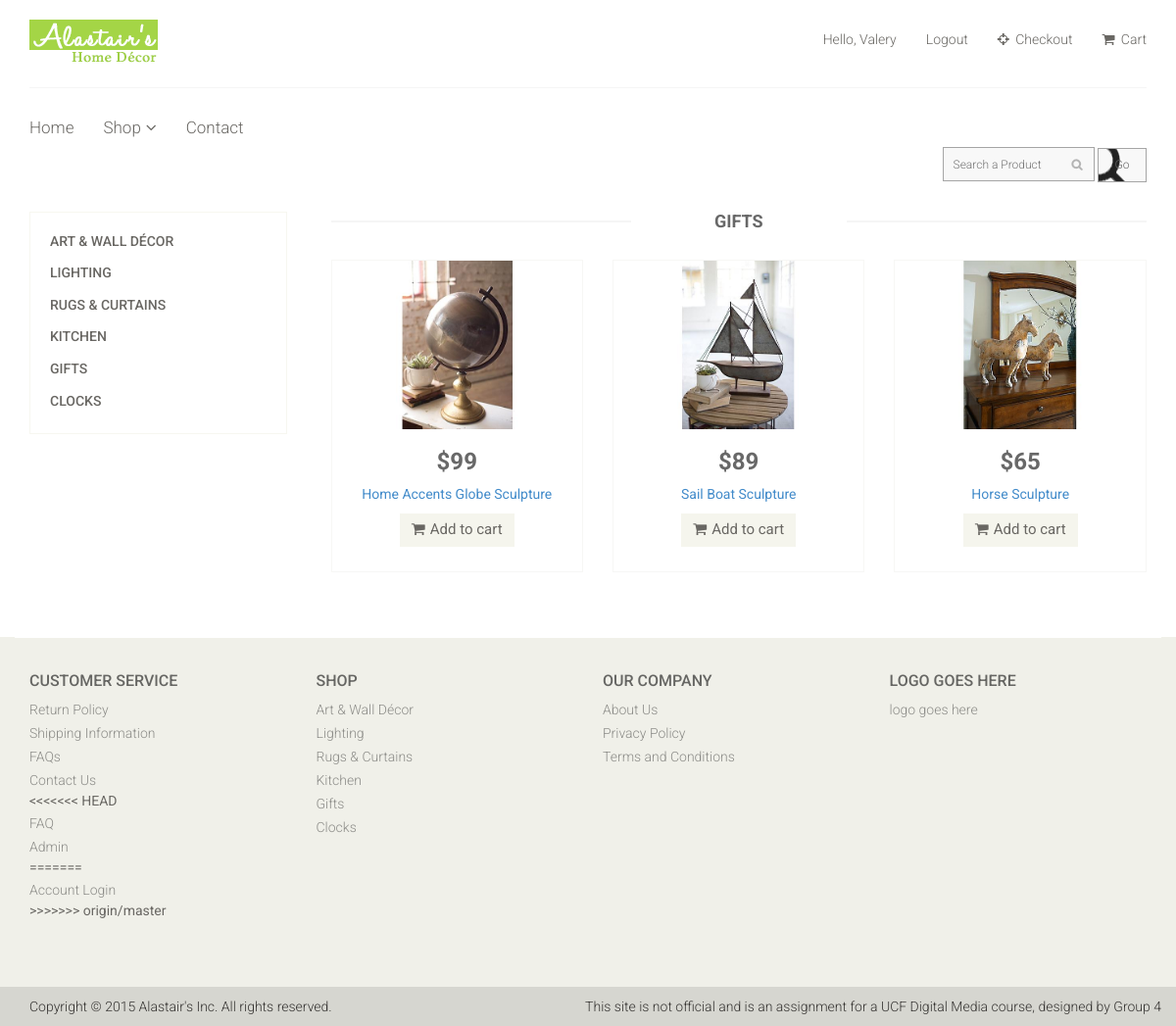
Screenshot of /gifts.php (signed in) with the database file from the repository.
### tables this page shows
CREATE TABLE IF NOT EXISTS `member` (
  `id` int(6) unsigned NOT NULL,
  `username` varchar(255) NOT NULL,
  `email` varchar(255) NOT NULL,
  `password` varchar(255) NOT NULL
);

CREATE TABLE IF NOT EXISTS `alastairsgroup_account` (
  `productID` int(10) NOT NULL,
  `productName` varchar(255) NOT NULL,
  `description` text NOT NULL,
  `category` text NOT NULL,
  `sku` int(16) NOT NULL,
  `stock` int(6) NOT NULL,
  `cost` decimal(10,0) NOT NULL,
  `price` decimal(10,0) NOT NULL,
  `image` varchar(255) NOT NULL,
  `productKeywords` text NOT NULL,
  `weight` decimal(5,0) NOT NULL,
  `measurements` varchar(75) NOT NULL
);

### gifts.php (the view)
<?php include ("includes/header.php"); ?>
	<section>
		<div class="container">
			<div class="row">
				<div class="col-sm-3">
					<div class="left-sidebar">
						<div class="panel-group category-products" id="accordian">
							<div class="panel panel-default">
								<div class="panel-heading">
									<h4 class="panel-title"><a href="art-wall-decor.php">Art & Wall Décor</a></h4>
								</div>
							</div>
							<div class="panel panel-default">
								<div class="panel-heading">
									<h4 class="panel-title"><a href="lighting.php">Lighting</a>
									</h4>
								</div>
							</div>
							<div class="panel panel-default">
								<div class="panel-heading">
									<h4 class="panel-title"><a href="rugs-curtains.php">Rugs & Curtains</a></h4>
								</div>
							</div>
							<div class="panel panel-default">
								<div class="panel-heading">
									<h4 class="panel-title"><a href="kitchen.php">Kitchen</a></h4>
								</div>
							</div>
							<div class="panel panel-default">
								<div class="panel-heading">
									<h4 class="panel-title"><a href="gifts.php">Gifts</a></h4>
								</div>
							</div>
							<div class="panel panel-default">
								<div class="panel-heading">
									<h4 class="panel-title"><a href="clocks.php">Clocks</a></h4>
								</div>
							</div>
						</div>
					</div>
				</div>
				<div class="col-sm-9 padding-right">
					<div class="features_items">
						<h2 class="title text-center">Gifts</h2>
						<?php
						$query=mysql_query("select * from alastairsgroup_account where category='gifts'");
                        while($results=mysql_fetch_array($query))
						{
						?>
						<div class="col-sm-4">
							<div class="product-image-wrapper">
								<div class="single-products">
									<div class="productinfo text-center">
                                    	<a href="product-details.php?view=<?php echo $results['productID']; ?>"><img src="<?php echo $results['image'];?>" alt="Product" /></a>
                                    	<h2>$<?php echo $results['price'];?></h2>
										<p><a href="product-details.php?view=<?php echo $results['productID']; ?>"><?php echo $results['productName'];?></a></p>
                                        <a href="cart.php?prod=<?php echo $results['productID']; ?>" class="btn btn-default add-to-cart"><i class="fa fa-shopping-cart"></i>Add to cart</a>
									</div>
								</div>
							</div>
						</div>
						<?php } ?>
					</div>
				</div>
			</div>
	</section>
<?php include ('includes/footer.php'); ?>

### includes/header.php (shortened to what this page needs)
<!DOCTYPE html>
<html lang="en">
<head>
    <link href="css/bootstrap.min.css" rel="stylesheet">
    <link href="css/font-awesome.min.css" rel="stylesheet">
    <link href="css/prettyPhoto.css" rel="stylesheet">
    <link href="css/price-range.css" rel="stylesheet">
    <link href="css/animate.css" rel="stylesheet">
	<link href="css/styles.css" rel="stylesheet">
	<link href="css/responsive.css" rel="stylesheet">
</head>
<body>
	<header id="header">
		<div class="header-middle">
			<div class="container">
				<div class="row">
					<div class="col-sm-4">
						<div class="logo pull-left">
							<a href="home.php"><img src="img/home/logo.png" alt="Alastair's" /></a>
						</div>
					</div>
					<div class="col-sm-8">
						<div class="shop-menu pull-right">
							<ul class="nav navbar-nav">
                                <?php
                                    if(!empty($_SESSION['email'])){
                                        $uemail = $_SESSION['email'];
                                        $query=mysql_query("select * from member where email='$uemail'");
                                        while($results=mysql_fetch_array($query))
                    					{
                    					   $uname = $results['username'];
                    					}
                                        echo "<li><a>Hello, ".$uname." </a></li>";
                                        echo "<li><a href='logout.php'>Logout</a></li>";
                                    }else{
                                        echo '<li><a href="login.php"><i class="fa fa-lock"></i> Login</a></li>';
                                    }
                                ?>
								<li><a href="checkout.php"><i class="fa fa-crosshairs"></i> Checkout</a></li>
								<li><a href="cart.php"><i class="fa fa-shopping-cart"></i> Cart</a></li>
							</ul>
						</div>
					</div>
				</div>
			</div>
		</div>
		<div class="header-bottom">
			<div class="container">
				<div class="row">
					<div class="col-sm-9">
						<div class="mainmenu pull-left">
							<ul class="nav navbar-nav collapse navbar-collapse">
								<li><a href="home.php">Home</a></li>
								<li class="dropdown"><a href="#">Shop<i class="fa fa-angle-down"></i></a>
                                </li>
								<li><a href="contact-us.php">Contact</a></li>
							</ul>
						</div>
					</div>
					<div class="col-sm-12">
						<div class="search_box pull-right">
							<form method="get" action="search.php" enctype="multipart/form-data">
								<input type="text" name="user_query" placeholder="Search a Product" class="search-input"/ >
								<input type="submit" name="search" ID="search-icon" value="Go" class="search-button"/>
							</form>
						</div>
					</div>
				</div>
			</div>
		</div>
	</header>

### css/styles.css (style rules this page uses)
body { font-family: 'Roboto', sans-serif; position: relative; font-weight:400px; color: #696763; }
ul li { list-style: none; }
a { -webkit-transition: 300ms; -moz-transition: 300ms; -o-transition: 300ms; transition: 300ms; }
h1, h2, h3, h4, h5, h6,p { font-family: 'Roboto', sans-serif; }
.header-middle .container .row { border-bottom: 1px solid #f5f5f5; margin-left: 0; margin-right: 0; padding-bottom: 20px; padding-top: 20px; }
.header-middle .container .row .col-sm-4 { padding-left: 0; }
.header-middle .container .row .col-sm-8 { padding-right:0; }
.shop-menu ul li { display:inline-block; padding-left: 15px; padding-right: 15px; }
.shop-menu ul li:last-child { padding-right: 0; }
.shop-menu ul li a { background: #FFFFFF; color: #696763; font-family: 'Roboto', sans-serif; font-size: 14px; font-weight: 300; padding:0; padding-right: 0; margin-top: 10px; }
.shop-menu ul li a i { margin-right:3px; }
.header-bottom { padding-bottom: 30px; padding-top: 30px; }
.navbar-collapse.collapse { padding-left: 0; }
.mainmenu ul li { padding-right: 15px; padding-left: 15px; }
.mainmenu ul li:first-child { padding-left: 0px; }
.mainmenu ul li a { color: #696763; font-family: 'Roboto', sans-serif; font-size: 17px; font-weight: 300; padding: 0; padding-bottom: 10px; }
.search_box input { background: #F8F8F8; border: solid thin #A5A5A5 !important; color: #686868; font-family: 'roboto'; font-size: 12px; font-weight: 300; height: 35px; padding-left: 10px; width: 155px; background-image: url(../img/home/searchicon.png); background-repeat: no-repeat; background-position: 130px; }
#search-icon { background: white url(../img/search-icon.png) right no-repeat; }
.search-button { width: 50px !important; background-color: #F8F8F8 !important; border: solid thin #A5A5A5 !important; padding: 0 !important; }
.fa-angle-down { padding-left: 5px; }
.category-products { border: 1px solid #F7F7F0; margin-bottom: 35px; padding-bottom: 20px; padding-top: 15px; }
.left-sidebar h2:after, h2.title:after { content: " "; position: absolute; border: 1px solid #f5f5f5; bottom:8px; left: 0; width: 100%; height: 0; z-index: -2; }
h2.title:before { content: " "; position: absolute; background: #fff; bottom: -6px; width: 220px; height: 30px; z-index: -1; left: 50%; margin-left: -110px; }
.category-products .panel { background-color: #FFFFFF; border: 0px; border-radius: 0px; box-shadow:none; margin-bottom: 0px; }
.category-products .panel-default .panel-heading { background-color: #FFFFFF; border: 0 none; color: #FFFFFF; padding: 5px 20px; }
.category-products .panel-default .panel-heading .panel-title a { color: #696763; font-family: 'Roboto', sans-serif; font-size: 14px; text-decoration: none; text-transform: uppercase; }
.padding-right { padding-right: 0; }
.features_items { overflow:hidden; }
h2.title { color: #686868; font-family: 'Roboto', sans-serif; font-size: 18px; font-weight: 700; margin: 0 15px; text-transform: uppercase; margin-bottom: 30px; position: relative; }
.product-image-wrapper { border:1px solid #F7F7F5; overflow: hidden; margin-bottom:30px; }
.single-products { position: relative; }
.productinfo h2 { color: #686868; font-family: 'Roboto', sans-serif; font-size: 24px; font-weight: 700; }
.productinfo p { font-family: 'Roboto', sans-serif; font-size: 14px; font-weight: 400; color: #696763; }
.productinfo img { width: 100%; }
.productinfo { position:relative; }
.add-to-cart { background:#F5F5ED; border: 0 none; border-radius: 0; color: #696763; font-family: 'Roboto', sans-serif; font-size: 15px; margin-bottom: 25px; }
.add-to-cart i { margin-right:5px; }

### rows the page displays
member: username "Valery"
alastairsgroup_account: image (picture), price "99", productName "Home Accents Globe Sculpture"
alastairsgroup_account: image (picture), price "89", productName "Sail Boat Sculpture"
alastairsgroup_account: image (picture), price "65", productName "Horse Sculpture"
